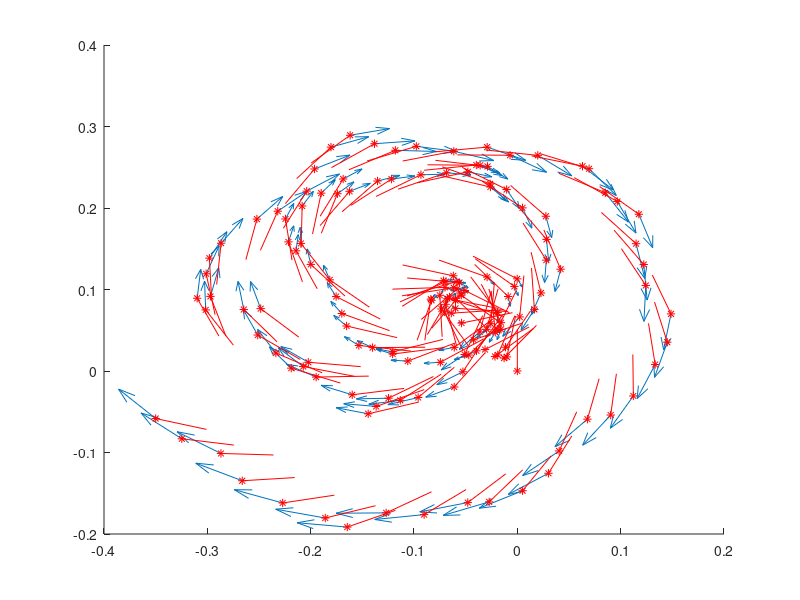

Here is the MATLAB script that generated this plot:
clear all; clc;
close all;
% robots sizing 
L = 0.3; % [m]
r = 0.25; % [m]
f = 10; % [Hz]

% kinematic model
dt = 0.1;% [s] timestep (update rate)
x0 = [0; 0; 0]; % [[m/s] [m/s] [rad/s]] intial state
u = [-1.5; 2; 1]; % [[rad/s] [rad/s] [rad/s]] inputs
 u = [2; 2; 0];
%u = [2; -1.167612497392722; 0]; % 2m radius circle inputs 

% noise model 

n = 15 / dt; % number of samples for 15 second simulation
figure(1); clf; hold on;

x_record = zeros(3, n);
v_record = zeros(3, n);
y_record = zeros(3, n);

omega_variance = 0.1 / 180 * pi();

for i = 1:n
    u(3) = 2*(n - i) / n;
    %measurement
    y = x0 + [normrnd(0,0.5); normrnd(0,0.5); normrnd(-9.7 * 180/pi(),10 * 180/pi())];


    % dynamics
    v_x = (r*2/3) * (-u(1)*cos(x0(3)) + u(2)*cos(pi()/3+x0(3)) + u(3)*cos(pi()/3-x0(3)) );
    v_y = (r*2/3) * (u(1)*sin(x0(3))  - u(2)*sin(pi()/3+x0(3)) + u(3)*sin(pi()/3-x0(3)));
    omega = r/(3*L) * (u(1)+u(2)+u(3));
    
    rad = sqrt(v_x*v_x + v_y*v_y) / omega;
    d = rad * 2;
    
    x_record(:,i) = x0;
    v_record(:,i) = [v_x;
                     v_y;
                     omega];
    y_record(:,i) = y;
                 
    x1 = x0 + [ v_x * dt; v_y * dt; omega * dt] + [normrnd(0,0.01); normrnd(0,0.01); normrnd(0,omega_variance)];
    x0 = x1; 
end

% a = sqrt(v_record(1,:).^2 + v_record(2,:).^2)
samples_per_draw = 1;
trimmed_x_rec = x_record(:,1:samples_per_draw:end);
trimmed_v_rec = v_record(:,1:samples_per_draw:end);
trimmed_y_rec = y_record(:,1:samples_per_draw:end);


quiver(trimmed_x_rec(1,:),trimmed_x_rec(2,:),trimmed_v_rec(1,:),trimmed_v_rec(2,:));
quiver(trimmed_x_rec(1,:),trimmed_x_rec(2,:),sin(trimmed_x_rec(3,:)),cos(trimmed_x_rec(3,:)),'r*');

%quiver(trimmed_y_rec(1,:),trimmed_y_rec(2,:),zeros(n),zeros(n),'g*');
